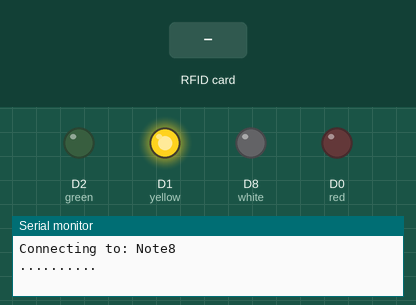
Simulated run of this sketch. Board: ESP8266 (NodeMCU). Shown: output pins drawn as LEDs (lit = HIGH), the last lines printed to the serial monitor. The test bench sets the inputs (shaded band). WiFi joins after 1.5 s; servers stay silent unless stated; uploads are accepted with an empty reply.

Above: at 0.1 s.
At 7.2 s:
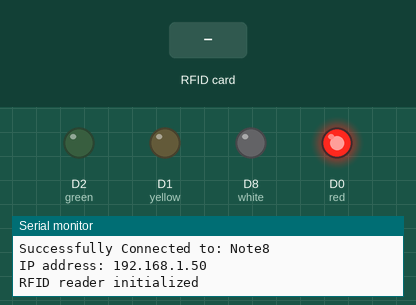
7.3 s: RFID card 5E 7A 19 C4 held to the reader
At 7.9 s:
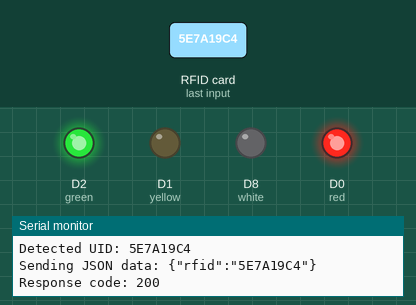
Timing chart, 0 to 10.3 s (numbered marks = the images above; inputs shaded):
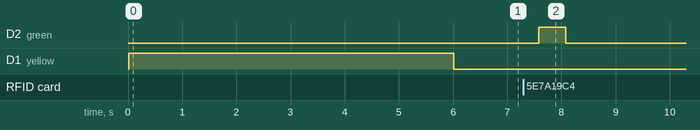

The sketch:

admin_side.ino
```cpp
#include <ESP8266WiFi.h>
#include <SPI.h>
#include <MFRC522.h>
#include <ESP8266HTTPClient.h>
#include <WiFiClient.h>

// WiFi ssid and password
const char *SSID = "Note8";
const char *PASSWORD = "watermelon";

#define RST_PIN D3 // Define the GPIO pin connected to the RFID reader's RST pin
#define SS_PIN D4  // Define the GPIO pin connected to the RFID reader's SS pin

// Your Domain name with URL path or IP address with path
// String serverName = "https://rfid-based-attendance-system-1j2o.onrender.com/admin";
const char *HOST = "rfid-based-attendance-system-1j2o.onrender.com";
MFRC522 mfrc522(SS_PIN, RST_PIN); // Create MFRC522 instance
String rfid = "";                 // Variable to store the detected RFID UID

// functions used
bool connectToWifi();
String getRfid();
void sendToBackend();

void setup()
{
  Serial.begin(9600);
  delay(10);
  pinMode(D0, OUTPUT); // red    : server issue
  pinMode(D1, OUTPUT); // yellow : connecting to wifi
  pinMode(D2, OUTPUT); // green  : successfully send to server
  pinMode(D8, OUTPUT); // white  :
  // Connect to Wi-Fi network
  connectToWifi();
  digitalWrite(D0, HIGH);
  // Initialize RFID reader
  SPI.begin();
  mfrc522.PCD_Init();
  Serial.println("RFID reader initialized");
}

void loop()
{
  // Scan for RFID tags/cards
  rfid = getRfid();
  if (rfid == "")
  {
    return;
  }
  sendToBackend();
}

bool connectToWifi()
{
  // Connect to Wi-Fi network
  while (WiFi.status() != WL_CONNECTED)
  {
    digitalWrite(D1, HIGH); // turn on yellow light
    Serial.println();
    Serial.print("Connecting to: ");
    Serial.println(SSID);
    Serial.println("..........");

    // connecting to wifi
    WiFi.begin(SSID, PASSWORD);
    delay(6000);

    if (WiFi.status() == WL_CONNECTED)
    {
      Serial.println();
      Serial.print("Successfully Connected to: ");
      Serial.println(SSID);
      Serial.print("IP address: ");
      Serial.println(WiFi.localIP());
      break;
    }
  }
  digitalWrite(D1, LOW); // turn off yellow ilght
  return (WiFi.status() == WL_CONNECTED);
}

String getRfid()
{
  String rfid = "";
  if (mfrc522.PICC_IsNewCardPresent() && mfrc522.PICC_ReadCardSerial())
  {
    // Print UID of the tag/card
    for (byte i = 0; i < mfrc522.uid.size; i++)
    {
      rfid.concat(String(mfrc522.uid.uidByte[i] < 0x10 ? "0" : ""));
      rfid.concat(String(mfrc522.uid.uidByte[i], HEX));
    }
    // Serial.println();

    // Store UID in a variable
    rfid.toUpperCase();
    Serial.println("Detected UID: " + rfid);

    // Halt PICC to scan new tags
    mfrc522.PICC_HaltA();
    return rfid;
  }
  return "";
}

void sendToBackend()
{
  WiFiClientSecure client;
  client.setInsecure();
  connectToWifi();

  // Your Domain name with URL path or IP address with path
  if (!client.connect(HOST, 443))
  {
    Serial.println("connection failed");
    return;
  }

  String URL = "/admin";

  // Prepare JSON data
  String jsonData = "{\"rfid\":\"" + rfid + "\"}";
  Serial.print("Sending JSON data: ");
  Serial.println(jsonData);

  // This will send the request to the server
  client.print(String("POST ") + URL + " HTTP/1.1\r\n" +
               "Host: " + HOST + "\r\n" +
               "Content-Type: application/json\r\n" +
               "Content-Length: " + String(jsonData.length()) + "\r\n" +
               "Connection: close\r\n\r\n" +
               jsonData);

  // Serial.println("closing connection");

  // Wait for response
  while (client.connected())
  {
    String line = client.readStringUntil('\n');
    if (line.startsWith("HTTP/1.1"))
    {
      int statusCode = line.substring(9, 12).toInt();
      Serial.print("Response code: ");
      Serial.println(statusCode);
      if (statusCode == 200)
      {
        // Serial.print("GREEN LIGHT\n");
        digitalWrite(D2, HIGH);
        delay(500); // 0.5 second delay
        digitalWrite(D2, LOW);
      }
      else
      {
        digitalWrite(D0, LOW);
        delay(500); // 0.5 second delay
        digitalWrite(D0, HIGH);
      }
      break; // Stop reading after getting the response code
    }
  }
  client.stop(); // disconnection
}
```

Measured:
- after the input at 7.3 s, D2 (green): LOW → HIGH after 0.28 s, → LOW 0.50 s later
